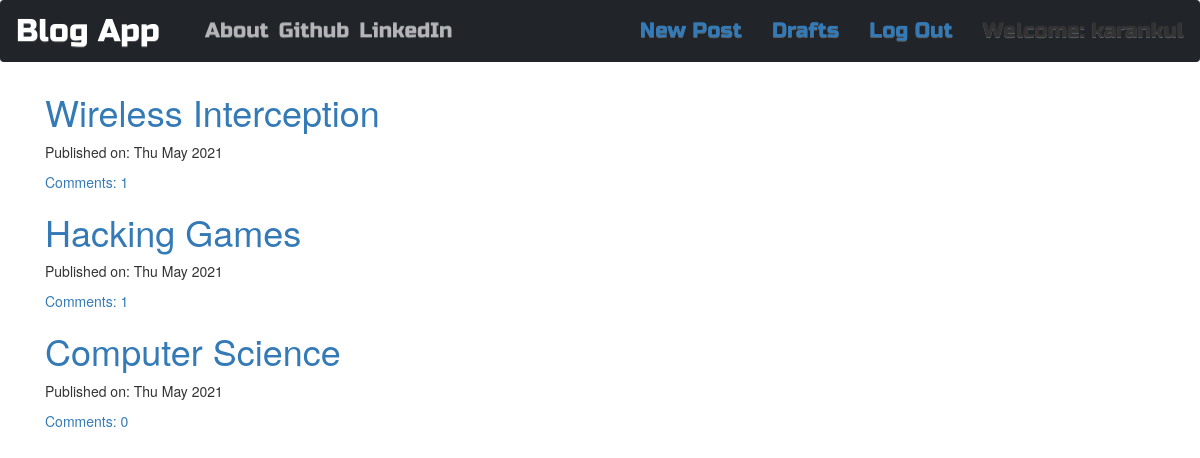
Screenshot of / (signed in) with the database file from the repository.
### blog_app/models.py (models this page shows, shortened)
class Post(models.Model):
    author = models.ForeignKey(User, on_delete=models.CASCADE)
    title = models.CharField(max_length=54)
    text =  models.TextField()
    created_date = models.DateTimeField(default=timezone.now())
    published_date = models.DateTimeField(blank=True, null=True)
    def approve_comments(self):
        return self.comments.filter(approved_comment=True)

### blog_app/views.py (the view)
# urls.py: path('', views.PostListView.as_view(), name='post_list'),
class PostListView(ListView):
    model = Post
    def get_queryset(self):
        return Post.objects.filter(published_date__lte=timezone.now()).order_by('-published_date')

### blog_app/templates/blog_app/post_list.html
{% extends "blog_app/base.html" %}
{% block content %}
<div class="centerstage">
    {% for post in post_list %}
    <div class="post">
        <h1><a href="{% url 'blog_app:post_detail' pk=post.pk %}">{{post.title}}</a></h1>
        <div class="date">
            <p>Published on: {{post.published_date|date:"D M Y"}}</p>
        </div>
        <div>
        <a href="{% url 'blog_app:post_detail' pk=post.pk %}">Comments: {{post.approve_comments.count}}</a>
        </div>
    </div>
    {% endfor %}
</div>
{% endblock %}

### blog_app/templates/blog_app/base.html (shortened to what this page needs)
<!DOCTYPE html>
{% load static %}
<html>
    <head>
        <link href="https://cdn.jsdelivr.net/npm/bootstrap@5.0.0-beta3/dist/css/bootstrap.min.css" rel="stylesheet">
        <link rel="stylesheet" href="https://maxcdn.bootstrapcdn.com/bootstrap/3.3.7/css/bootstrap-theme.min.css">
        <link rel="stylesheet" href="https://maxcdn.bootstrapcdn.com/bootstrap/3.3.7/css/bootstrap.min.css">
        <link rel="stylesheet" href="//cdn.jsdelivr.net/npm/medium-editor@latest/dist/css/medium-editor.min.css" type="text/css" media="screen" charset="utf-8">
        <link rel="stylesheet" href="{% static 'css/blog.css' %}">
    </head>
    <body class="loader">
        <nav class="navbar navbar-expand-lg navbar-dark bg-dark techfont">
            <a class="navbar-brand bigbrand" href="{% url 'blog_app:post_list' %}">Blog App</a>
            <div class="collapse navbar-collapse" id="navbarNav">
              <ul class="navbar-nav">
                <li class="nav-item">
                  <a class="nav-link" href="{% url 'blog_app:about' %}">About</a>
                </li>
                <li class="nav-item">
                  <a class="nav-link" href="https://github.com">Github</a>
                </li>
                <li class="nav-item">
                  <a class="nav-link" href="https://linkedin.com">LinkedIn</a>
                </li>
              </ul>
              <ul class="nav navbar-nav navbar-right">
                {% if user.is_authenticated %}
                <li>
                  <a href="{% url 'blog_app:post_new' %}">New Post</a>
                </li>
                <li>
                  <a href="{% url 'blog_app:post_draft_list' %}">Drafts</a>
                </li>
                <li>
                  <a href="{% url 'logout' %}">Log Out</a>
                </li>
                <li>
                  <a>Welcome: {{user.username}}</a>
                </li>
                {% else %}
                <li><a class='nav navbar-right' href="{% url 'login' %}"><span class='glyphicon glyphicon-user'></span></a></li>
                {% endif %}
              </ul>
            </div>
          </nav>
          <div class="content container">
            <div class="row">
              <div class="col-md-8">
                <div class="blog_posts">
                  {% block content %}
                  {% endblock %}
                </div>
              </div>
          </div>
    </body>
</html>

### blog_app/static/css/blog.css (style rules this page uses)
.techfont { font-family: 'Russo One', sans-serif; font-size: 1.5em; margin-bottom: 10px; }
.bigbrand { font-size: 1.5em; }
.loader { filter:hue-rotate(0deg); color:linear-gradient(45deg,#0f8,#08f); animation:hue 10000ms infinite linear; }

### rows the page displays
Post: title "Wireless Interception", published_date "Thu May 2021", approve_comments.count "1"
Post: title "Hacking Games", published_date "Thu May 2021", approve_comments.count "1"
Post: title "Computer Science", published_date "Thu May 2021", approve_comments.count "0"

### other values shown
{{ user.username }} "karankul"
